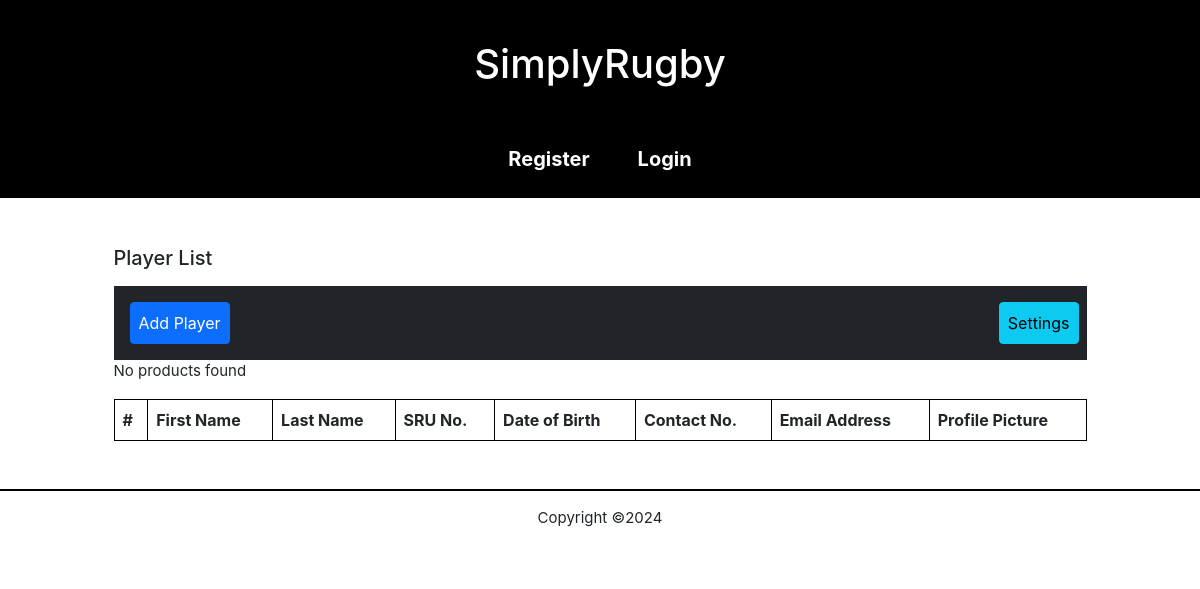
The page /player-list.php on the database as committed earlier.
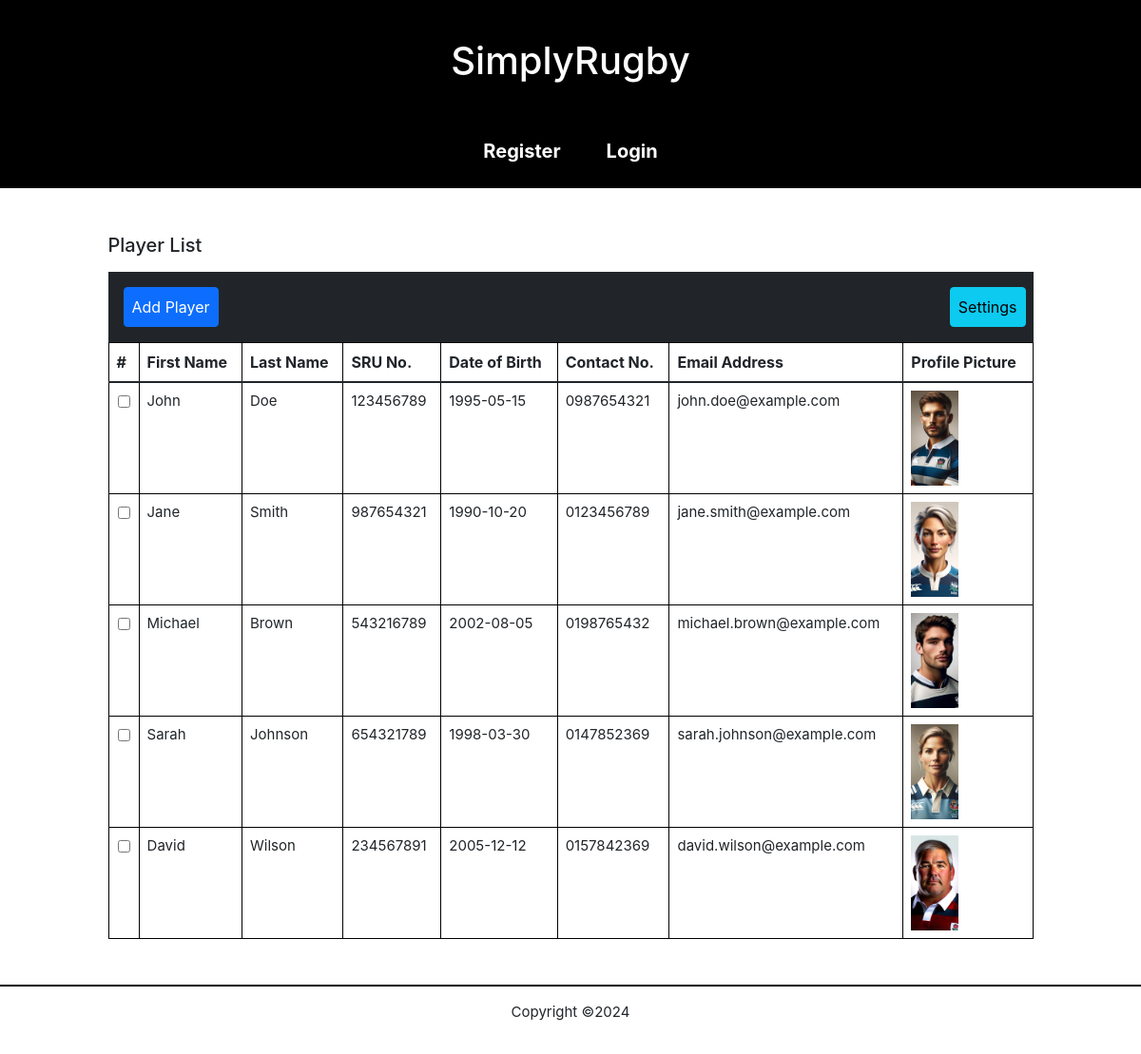
The same page on the database as committed later.
### tables this page shows
CREATE TABLE players (
player_id INT PRIMARY KEY AUTO_INCREMENT NOT NULL,
address_id INT NOT NULL,
user_id INT,
doctor_id int NOT NULL,
first_name  varchar(32) NOT NULL,
last_name  varchar(32) NOT NULL,
dob DATE,
sru_no  INT NOT NULL,
contact_no  varchar(40) NOT NULL,
mobile_no  varchar(40),
email_address varchar(45),
next_of_kin varchar(32),
kin_contact_no  varchar(40) NOT NULL,
health_issues TEXT,
filename VARCHAR(64),
FOREIGN KEY (address_id) REFERENCES addresses (address_id),
FOREIGN KEY (user_id) REFERENCES users (user_id),
FOREIGN KEY (doctor_id) REFERENCES doctors (doctor_id)

);

### classes/player.php (called while the page is built, shortened)
<?php
require_once("classes/utils.php");
class player
{
  public static function getallPlayers()
  {
    $conn = Connection::connect();
    $stmt = $conn->prepare(SQL::$getallPlayers);
    $stmt->execute();
    $players = $stmt->fetchAll();
    return $players;
  }
}

### classes/utils.php (called while the page is built, shortened)
<?php
class Utils {
  public static function escape($input) {
    return trim(htmlspecialchars($input));
  }
}

### components/player-card.php (the view)
<tr class="hover-overlay">
        <td data-th="#" ><input type="checkbox" name="check_list[]" class="cb" onchange="cbChange(this)" value="<?php echo $player_id; ?>"></td>
        <td onclick="location.href='player.php?id=<?php echo $player_id; ?>'" data-th="First Name" class="first-name-label"><p><?php echo $firstName; ?></p></td>
        <td onclick="location.href='player.php?id=<?php echo $player_id; ?>'" data-th="Last Name" class="last-name-label" ><p><?php echo $lastName; ?></p></td>
        <td onclick="location.href='player.php?id=<?php echo $player_id; ?>'" data-th="SRU No." class="sru-label"><p><?php echo $sruNumber; ?></p></td>
        <td onclick="location.href='player.php?id=<?php echo $player_id; ?>'" data-th="Date of Birth" class="dob-label"><p><?php echo $dob; ?></p></td>
        <td onclick="location.href='player.php?id=<?php echo $player_id; ?>'" data-th="Contact No." class="contact-label"><p><?php echo $contactNumber; ?></p></td>
        <td onclick="location.href='player.php?id=<?php echo $player_id; ?>'" data-th="Email Address" class="email-label"><p><?php echo $emailAddress; ?></p></td>
        <td onclick="location.href='player.php?id=<?php echo $player_id; ?>'" data-th="Profile Picture" class="pfp-label">    <img src="images/<?php echo $filename; ?>" alt="Cover for <?php echo $firstName; ?>" class="player-image"></td>
</tr>

### components/header.php (shortened to what this page needs)
<!DOCTYPE html>
<html lang="en">
<head>
  <link href="https://cdn.jsdelivr.net/npm/bootstrap@5.1.3/dist/css/bootstrap.min.css" rel="stylesheet">
  <link rel="stylesheet" href="https://cdnjs.cloudflare.com/ajax/libs/font-awesome/4.7.0/css/font-awesome.min.css">
  <?php
  if (!empty($stylesheets)) {
    foreach ($stylesheets as $sheet) {
      echo "<link rel=\"stylesheet\" href=\"css/$sheet.css\">";
    }
  }
  ?>
</head>
<body>
  <header class="page-header">
    <div class="content-wrapper desktop-header-row">
      <div class="mobile-top my-4">
        <h1 class="page-title">SimplyRugby</h1>
      </div>
      <nav class="page-navigation" id="nav-list">
        <ul class="nav-links">
          <?php
          if(isset($_SESSION["loggedIn"])){
            if($_SESSION["user_role"] === "Admin"){
              echo "<li ><a href='index.php'>Dashboard</a></li>
              <div class='dropdown'>
              <button class='dropBTN'>Member Management ▼</button>
              <div class='dropdown-content'>
              <li><a  href='player-list.php'>Players</a></li>
              <li><a  href='junior-list.php'>Junior Players</a></li>
              <li><a  href='member-list.php'>Members</a></li>
              </div>
              </div>";
            } else if ($_SESSION["user_role"] === "Coach"){
              $profileId = $_SESSION["profileId"];
              echo "<li><a href='$profileId'>Profile</a></li>
              <li><a href='index.php'>Dashboard</a></li>
              <div class='dropdown'>
              <button class='dropBTN'>Member Management ▼</button>
              <div class='dropdown-content'>
              <li><a  href='player-list.php'>Players</a></li>
              <li><a  href='junior-list.php'>Junior Players</a></li>
              <li><a  href='member-list.php'>Members</a></li>
              </div>
              </div>";
            }
            if($_SESSION["user_role"] === "Member"){
              $profileId = $_SESSION["profileId"];
              echo "<li><a href='$profileId'>Profile</a></li>";
            }
            echo "<li><a  href='timetable.php'>Timetable</a></li>
            <li><a href='logout.php'>Logout</a></li>";
          } else {
            echo "<li><a  href='register.php'>Register</a></li>
            <li><a href='login.php'>Login</a></li>";
          }
          ?>
        </ul>
      </nav>
    </div>
  </header>

### player-list.php (shortened to what this page needs)
<?php
require("classes/components.php");
require("classes/player.php");
Components::pageHeader("All players", ["style"], ["mobile-nav"]);
?>
<main class="content-wrapper profile-list-content my-5">
<div class="list-controls my-3 mx-auto">
<h2 >Player List</h2>
</div>
<form
  method="post"
  action="<?php echo htmlspecialchars($_SERVER["PHP_SELF"]);?>">
<div class="bg-dark text-white d-flex p-2">
  <input class="btn btn-primary mx-2 my-2" type="submit" id="addBtn" name="addSubmit" value="Add Player">
  <input type="button" id="settingsBtn" class="btn btn-info ms-auto my-2" value="Settings">
</div>
<table class="table" id="customDataTable">
  <thead>
    <tr>
      <th>#</th>
      <th class="first-name-label">First Name</th>
      <th class="last-name-label">Last Name</th>
      <th class="sru-label">SRU No.</th>
      <th class="dob-label">Date of Birth</th>
      <th class="contact-label">Contact No.</th>
      <th class="email-label">Email Address</th>
      <th class="pfp-label">Profile Picture</th>
    </tr>
  </thead>
  <tbody>
    <?php
    $players = Player::getAllPlayers();
    Components::allPlayers($players);
    ?>
  </tbody>
</table>
</form>
</main>
<?php
Components::pageFooter();
?>

### classes/components.php (shortened to what this page needs)
<?php
class Components {
  public static function pageHeader($pageTitle, $stylesheets, $scripts) {
    require("components/header.php");
  }
  public static function pageFooter() {
    require("components/footer.php");
  }
  public static function allPlayers($players)
  {
    if (!empty($players)) {
      foreach ($players as $player) {
        $player_id = Utils::escape($player["player_id"]);
        $firstName = Utils::escape($player["first_name"]);
        $lastName = Utils::escape($player["last_name"]);
        $dob = Utils::escape($player["dob"]);
        $sruNumber = Utils::escape($player["sru_no"]);
        $contactNumber = Utils::escape($player["contact_no"]);
        $emailAddress = Utils::escape($player["email_address"]);
        $filename = Utils::escape($player["filename"]);
        require("components/player-card.php");
      }
    } else {
      require("components/no-players-found.php");
    }
  }
}

### components/no-players-found.php
<p>No products found</p>

### components/footer.php (shortened to what this page needs)
  <footer class="page-footer">
    <p>Copyright &copy;<?php echo date("Y"); ?></p>
  </footer>
</body>
</html>

### css/style.css (style rules this page uses)
* { box-sizing: border-box; }
body { margin: 0; overflow-x: hidden; }
body, button, input, textarea, select { font-family: "Arial", "Helvetica", sans-serif; font-size: 16px; }
#settingsBtn, #addBtn, #updateBtn, #removeBtn { width: auto; }
.page-header { background-color: black; color: #fff; }
.page-footer { border-top: 2px solid black; margin-top: 32px; text-align: center; }
.page-header, .page-footer { padding: 16px; }
.content-wrapper { margin: auto; width: 100%; }
.mobile-top { display: flex; justify-content: space-between; align-items: center; }
.page-navigation { display: none; }
.nav-links { list-style: none; margin: 0; padding: 0; text-align: center; }
a { text-decoration: none; color: #000; }
.nav-links a { color: #fff; display: block; font-weight: bold; font-size: 20px; margin-top: 16px; padding: 8px; text-decoration: none; }
.player-image { width: 100%; object-fit: cover; }
table { border-collapse: collapse; width: 100%; }
th, td { border: 1px solid black; padding: 4px; }
input:not(input.button) { margin-bottom: 16px; padding: 8px; width: 100%; }
@media screen and (min-width:320px) { p, .skills-card div { font-size: 15px; } }
@media screen and (min-width:320px) { h2 { font-size: 20px; } }
@media screen and (min-width:320px) { p, body, td, input, select, button { font-family: -apple-system,system-ui,BlinkMacSystemFont,'Segoe UI',Roboto,'Helvetica Neue',Arial,sans-serif; } }
@media screen and (min-width:320px) { .list-controls { width: fit-content; } }
@media screen and (min-width:320px) { .profile-list-content .table tr { display: flex; flex-direction: column; width: 100vw; } }
@media screen and (min-width:320px) { .profile-list-content .table tr:not(:first-child) { margin-top:35px; margin-bottom:35px; } }
@media screen and (min-width: 950px) { .content-wrapper { width: 973px; } }
@media screen and (min-width: 950px) { .desktop-header-row { display: flex; flex-direction: column; justify-content: space-between; align-items: center; } }
@media screen and (min-width: 950px) { .page-navigation { display: block; } }
@media screen and (min-width: 950px) { .nav-links { display: flex; align-items: baseline; gap:32px; } }
@media screen and (min-width: 950px) { .player-image { height: 100px; width: 50px; } }
@media screen and (min-width: 950px) { th, td { padding: 8px; } }
@media screen and (min-width: 950px) { .list-controls { width: 100% !important; } }
@media screen and (min-width: 986px) { .profile-list-content .table tr { display: table-row; } }
@media screen and (min-width: 986px) { .table { margin-left: auto; margin-right: auto; } }

Rows that differ between the two databases and show on the page:
added players: first_name "John", last_name "Doe", sru_no "123456789", dob "1995-05-15", contact_no "0987654321", email_address "john.doe@example.com", filename (picture)
added players: first_name "Jane", last_name "Smith", sru_no "987654321", dob "1990-10-20", contact_no "0123456789", email_address "jane.smith@example.com", filename (picture)
added players: first_name "Michael", last_name "Brown", sru_no "543216789", dob "2002-08-05", contact_no "0198765432", email_address "michael.brown@example.com", filename (picture)
added players: first_name "Sarah", last_name "Johnson", sru_no "654321789", dob "1998-03-30", contact_no "0147852369", email_address "sarah.johnson@example.com", filename (picture)
added players: first_name "David", last_name "Wilson", sru_no "234567891", dob "2005-12-12", contact_no "0157842369", email_address "david.wilson@example.com", filename (picture)
Other text that changed with them:
text no longer shown: "No products found"
